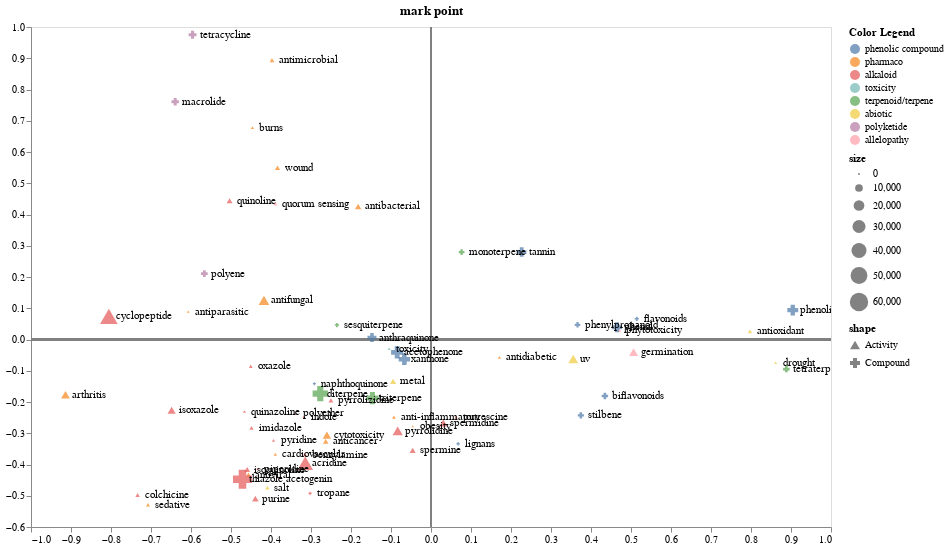

This figure's notebook cell:
### Code cell
import altair as alt

source  = {
    "x": list(),
    "y": list(),
    "size":list(),
    "color": list(),
    "name": list(),
    "type": list(),
    "shape":list(),
    "croix": list(),
}




size = list(pd.concat([margin_rows[rows_filter], margin_cols[cols_filter]]).xs(bex.SELECTORS[True], level=2))
shape = ["Activity" for _ in margin_rows[rows_filter].xs(bex.SELECTORS[True], level=2)] + ["Compound" for _ in margin_cols[cols_filter].xs(bex.SELECTORS[True], level=2)]
legend_class = [name[0] for name in margin_rows[rows_filter].xs(bex.SELECTORS[True], level=2).index] + [name[0] for name in margin_cols[cols_filter].xs(bex.SELECTORS[True], level=2).index]
legend_class = list(set(legend_class))
print(legend_class)
data_select = [metric.__name__ for metric in metrics]
for metric_name in data_select:
    ca.fit(score_df[metric_name])
    current_metrix = ca.contributions(K = 2)["Coords (princ.)"]
   
    index = list(current_metrix.index)
    # index is a list of tuples get the first element and the second one in 2 different lists
    color = [i[0] for i in index]
    name = [i[1] for i in index]
    x = list(current_metrix[1])
    y = list(current_metrix[2])

    if(metric_name == "accuracy_metric"):
        x = [element * 100 for element in x]
        y = [element * 100 for element in y]


    source = {
        "x": source["x"] + x,
        "y": source["y"] + y,
        "size": source["size"] + size,
        "color": source["color"] + color,
        "name": source["name"] + name,
        "type": source["type"] + [metric_name]*len(current_metrix[1]),
        "shape": source["shape"] + shape,
        "croix": 0,
    }


input_dropdown = alt.binding_select(options=data_select, name='selection')
selection = alt.selection_single(name="selection", fields=['type'], bind=input_dropdown, init={'type': data_select[0]})
source = pd.DataFrame(source)
slider = alt.binding_range(min=0, max=max(source["size"]), step=0.1)
select_slider = alt.selection_single(name="slider_min_size", fields=['cutoff'],
                                   bind=slider, init={'cutoff': 0})

mark = alt.Chart(source).mark_point(size=60, filled=True).encode(
    alt.X('x', axis=alt.Axis(title='', grid=False)),
    alt.Y('y', axis=alt.Axis(title='', grid=False)),
    color=alt.Color('color',
        sort = alt.EncodingSortField( 'order', order = 'ascending' ),
        scale = alt.Scale(domain=legend_class),
        legend = alt.Legend(title="Color Legend")
    ),
    shape = alt.Shape('shape', scale=alt.Scale(range=['triangle-up', 'cross'])),
    size='size',
    tooltip=['name', 'color', "size", "shape"],
    
).properties(
    title='mark point',
    height = 500,
    width = 800
).interactive(
).add_selection(selection, select_slider).transform_filter(
    'selection.type == datum.type && datum.size >= slider_min_size.cutoff[0]'
)

text = alt.Chart(source).mark_text(
    align='left',
    baseline='middle',
    dx=7
).encode(
    x= "x",
    y= "y",
    text='name'
).transform_filter(
    'selection.type == datum.type && datum.size >= slider_min_size.cutoff[0]'
)

ruleX = alt.Chart(source).mark_rule(color='grey').encode(
    x="croix",
    size=alt.value(1)
)
ruleY = alt.Chart(source).mark_rule(color='grey').encode(
    y="croix",
    size=alt.value(2)
)



(ruleX + ruleY + mark + text).save('json_chart/mark.json')

(ruleX + ruleY + mark + text)

### Figure 1 — Vega-Lite specification as saved in the notebook (floating-point values rounded to 4 significant figures; data arrays with more than 128 entries replaced by an {"elided": "..."} marker saying what was removed)
{"config": {"view": {"continuousWidth": 400, "continuousHeight": 300}}, "layer": [{"mark": {"type": "rule", "color": "grey"}, "encoding": {"size": {"value": 1}, "x": {"field": "croix", "type": "quantitative"}}}, {"mark": {"type": "rule", "color": "grey"}, "encoding": {"size": {"value": 2}, "y": {"field": "croix", "type": "quantitative"}}}, {"mark": {"type": "point", "filled": true, "size": 60}, "encoding": {"color": {"field": "color", "legend": {"title": "Color Legend"}, "scale": {"domain": ["phenolic compound", "pharmaco", "alkaloid", "toxicity", "terpenoid/terpene", "abiotic", "polyketide", "allelopathy"]}, "sort": {"field": "order", "order": "ascending"}, "type": "nominal"}, "shape": {"field": "shape", "scale": {"range": ["triangle-up", "cross"]}, "type": "nominal"}, "size": {"field": "size", "type": "quantitative"}, "tooltip": [{"field": "name", "type": "nominal"}, {"field": "color", "type": "nominal"}, {"field": "size", "type": "quantitative"}, {"field": "shape", "type": "nominal"}], "x": {"axis": {"grid": false, "title": ""}, "field": "x", "type": "quantitative"}, "y": {"axis": {"grid": false, "title": ""}, "field": "y", "type": "quantitative"}}, "height": 500, "selection": {"selector476": {"type": "interval", "bind": "scales", "encodings": ["x", "y"]}, "selection": {"type": "single", "fields": ["type"], "bind": {"input": "select", "options": ["tt_projection_metric", "row_implication_metric", "col_implication_metric", "fowlkes_mallows_metric", "fraction_metric", "odds_metric", "accuracy_metric"], "name": "selection"}, "init": {"type": "tt_projection_metric"}}, "slider_min_size": {"type": "single", "fields": ["cutoff"], "bind": {"input": "range", "max": 64280, "min": 0, "step": 0.1}, "init": {"cutoff": 0}}}, "title": "mark point", "transform": [{"filter": "selection.type == datum.type && datum.size >= slider_min_size.cutoff[0]"}], "width": 800}, {"mark": {"type": "text", "align": "left", "baseline": "middle", "dx": 7}, "encoding": {"text": {"field": "name", "type": "nominal"}, "x": {"field": "x", "type": "quantitative"}, "y": {"field": "y", "type": "quantitative"}}, "transform": [{"filter": "selection.type == datum.type && datum.size >= slider_min_size.cutoff[0]"}]}], "data": {"name": "data-7a54b8754ece1a5c0c03b6e94cab5fe6"}, "$schema": "https://vega.github.io/schema/vega-lite/v4.17.0.json", "datasets": {"data-7a54b8754ece1a5c0c03b6e94cab5fe6": {"elided": "469 records"}}}
